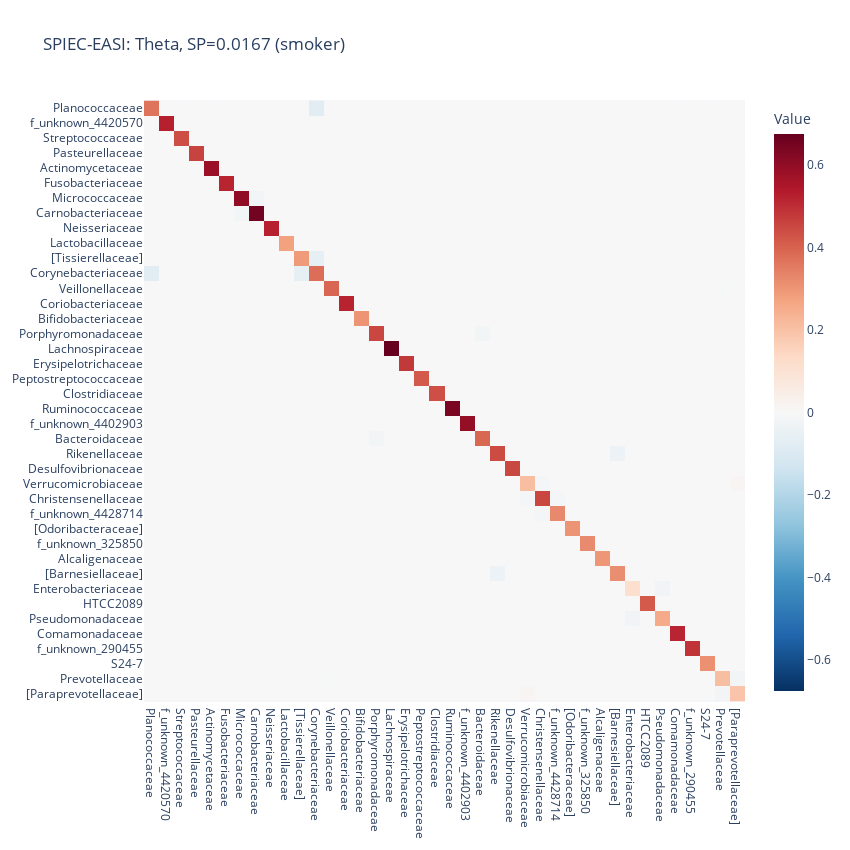
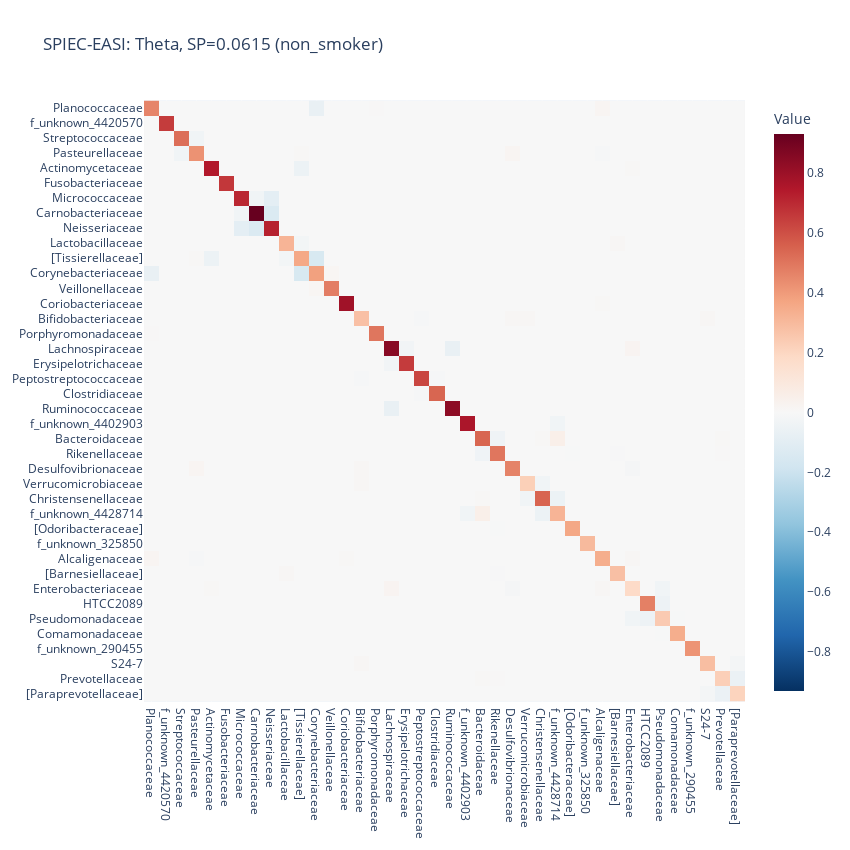

Notebook code cell kept with these figures, in order:
### Markdown cell above
### Sparse part

### Code cell
se_Theta_smoker = pd.read_csv('data/AGP/theta_smoker.csv', sep=',', index_col=0)
se_Theta_nonsmoker = pd.read_csv('data/AGP/theta_non_smoker.csv', sep=',', index_col=0)

for case, se_Theta in zip(["smoker", "non_smoker"], [se_Theta_smoker, se_Theta_nonsmoker]):
    control_counts = subsampling_results[case]["control_counts"]
    se_Theta.index, se_Theta.columns = family_names, family_names
    se_Theta = se_Theta.iloc[ordered_indices, ordered_indices]

    SP = np.round(sparsity(se_Theta), 4)

    fig = px.imshow(se_Theta,
                    color_continuous_scale='RdBu_r',
                    labels={'color': 'Value'},
                    title=f'SPIEC-EASI: Theta, SP={SP} ({case})',
                    color_continuous_midpoint=0)

    fig.update_layout(
        width=850,
        height=850,
        xaxis=dict(tickmode='array', tickvals=list(range(len(names_dict))), ticktext=[names_dict[idx] for idx in se_Theta.index.map(int)]),
        yaxis=dict(tickmode='array', tickvals=list(range(len(names_dict))), ticktext=[names_dict[idx] for idx in se_Theta.columns.map(int)])
    )

    fig.show()

### Figure 1 — Plotly figure (JSON) as saved in the notebook; plotly's stock layout.template omitted (floating-point values rounded to 4 significant figures; data arrays with more than 128 entries replaced by an {"elided": "..."} marker saying what was removed)
{"data": [{"coloraxis": "coloraxis", "hovertemplate": "x: %{x}<br>y: %{y}<br>Value: %{z}<extra></extra>", "name": "0", "type": "heatmap", "x": ["4446058", "4420570", "4425214", "4477696", "12574", "4387092", "952003", "1696853", "4396235", "128300", "505670", "1000986", "2829179", "4481613", "4347159", "4365130", "4457438", "4480861", "4409730", "4446320", "4481131", "4402903", "4468234", "4453609", "359872", "4306262", "4402605", "4428714", "4476877", "325850", "841635", "175844", "4448331", "710275", "1071450", "1117593", "290455", "177679", "4436552", "165118"], "xaxis": "x", "y": ["4446058", "4420570", "4425214", "4477696", "12574", "4387092", "952003", "1696853", "4396235", "128300", "505670", "1000986", "2829179", "4481613", "4347159", "4365130", "4457438", "4480861", "4409730", "4446320", "4481131", "4402903", "4468234", "4453609", "359872", "4306262", "4402605", "4428714", "4476877", "325850", "841635", "175844", "4448331", "710275", "1071450", "1117593", "290455", "177679", "4436552", "165118"], "yaxis": "y", "z": {"elided": "40x40 float values"}}], "layout": {"coloraxis": {"cmid": 0, "colorbar": {"title": {"text": "Value"}}, "colorscale": [[0, "rgb(5,48,97)"], [0.1, "rgb(33,102,172)"], [0.2, "rgb(67,147,195)"], [0.3, "rgb(146,197,222)"], [0.4, "rgb(209,229,240)"], [0.5, "rgb(247,247,247)"], [0.6, "rgb(253,219,199)"], [0.7, "rgb(244,165,130)"], [0.8, "rgb(214,96,77)"], [0.9, "rgb(178,24,43)"], [1, "rgb(103,0,31)"]]}, "height": 850, "title": {"text": "SPIEC-EASI: Theta, SP=0.0167 (smoker)"}, "width": 850, "xaxis": {"anchor": "y", "constrain": "domain", "domain": [0, 1], "scaleanchor": "y", "tickmode": "array", "ticktext": ["Planococcaceae", "f_unknown_4420570", "Streptococcaceae", "Pasteurellaceae", "Actinomycetaceae", "Fusobacteriaceae", "Micrococcaceae", "Carnobacteriaceae", "Neisseriaceae", "Lactobacillaceae", "[Tissierellaceae]", "Corynebacteriaceae", "Veillonellaceae", "Coriobacteriaceae", "Bifidobacteriaceae", "Porphyromonadaceae", "Lachnospiraceae", "Erysipelotrichaceae", "Peptostreptococcaceae", "Clostridiaceae", "Ruminococcaceae", "f_unknown_4402903", "Bacteroidaceae", "Rikenellaceae", "Desulfovibrionaceae", "Verrucomicrobiaceae", "Christensenellaceae", "f_unknown_4428714", "[Odoribacteraceae]", "f_unknown_325850", "Alcaligenaceae", "[Barnesiellaceae]", "Enterobacteriaceae", "HTCC2089", "Pseudomonadaceae", "Comamonadaceae", "f_unknown_290455", "S24-7", "Prevotellaceae", "[Paraprevotellaceae]"], "tickvals": [0, 1, 2, 3, 4, 5, 6, 7, 8, 9, 10, 11, 12, 13, 14, 15, 16, 17, 18, 19, 20, 21, 22, 23, 24, 25, 26, 27, 28, 29, 30, 31, 32, 33, 34, 35, 36, 37, 38, 39]}, "yaxis": {"anchor": "x", "autorange": "reversed", "constrain": "domain", "domain": [0, 1], "tickmode": "array", "ticktext": ["Planococcaceae", "f_unknown_4420570", "Streptococcaceae", "Pasteurellaceae", "Actinomycetaceae", "Fusobacteriaceae", "Micrococcaceae", "Carnobacteriaceae", "Neisseriaceae", "Lactobacillaceae", "[Tissierellaceae]", "Corynebacteriaceae", "Veillonellaceae", "Coriobacteriaceae", "Bifidobacteriaceae", "Porphyromonadaceae", "Lachnospiraceae", "Erysipelotrichaceae", "Peptostreptococcaceae", "Clostridiaceae", "Ruminococcaceae", "f_unknown_4402903", "Bacteroidaceae", "Rikenellaceae", "Desulfovibrionaceae", "Verrucomicrobiaceae", "Christensenellaceae", "f_unknown_4428714", "[Odoribacteraceae]", "f_unknown_325850", "Alcaligenaceae", "[Barnesiellaceae]", "Enterobacteriaceae", "HTCC2089", "Pseudomonadaceae", "Comamonadaceae", "f_unknown_290455", "S24-7", "Prevotellaceae", "[Paraprevotellaceae]"], "tickvals": [0, 1, 2, 3, 4, 5, 6, 7, 8, 9, 10, 11, 12, 13, 14, 15, 16, 17, 18, 19, 20, 21, 22, 23, 24, 25, 26, 27, 28, 29, 30, 31, 32, 33, 34, 35, 36, 37, 38, 39]}}}

### Figure 2 — Plotly figure (JSON) as saved in the notebook; plotly's stock layout.template omitted (floating-point values rounded to 4 significant figures; data arrays with more than 128 entries replaced by an {"elided": "..."} marker saying what was removed)
{"data": [{"coloraxis": "coloraxis", "hovertemplate": "x: %{x}<br>y: %{y}<br>Value: %{z}<extra></extra>", "name": "0", "type": "heatmap", "x": ["4446058", "4420570", "4425214", "4477696", "12574", "4387092", "952003", "1696853", "4396235", "128300", "505670", "1000986", "2829179", "4481613", "4347159", "4365130", "4457438", "4480861", "4409730", "4446320", "4481131", "4402903", "4468234", "4453609", "359872", "4306262", "4402605", "4428714", "4476877", "325850", "841635", "175844", "4448331", "710275", "1071450", "1117593", "290455", "177679", "4436552", "165118"], "xaxis": "x", "y": ["4446058", "4420570", "4425214", "4477696", "12574", "4387092", "952003", "1696853", "4396235", "128300", "505670", "1000986", "2829179", "4481613", "4347159", "4365130", "4457438", "4480861", "4409730", "4446320", "4481131", "4402903", "4468234", "4453609", "359872", "4306262", "4402605", "4428714", "4476877", "325850", "841635", "175844", "4448331", "710275", "1071450", "1117593", "290455", "177679", "4436552", "165118"], "yaxis": "y", "z": {"elided": "40x40 float values"}}], "layout": {"coloraxis": {"cmid": 0, "colorbar": {"title": {"text": "Value"}}, "colorscale": [[0, "rgb(5,48,97)"], [0.1, "rgb(33,102,172)"], [0.2, "rgb(67,147,195)"], [0.3, "rgb(146,197,222)"], [0.4, "rgb(209,229,240)"], [0.5, "rgb(247,247,247)"], [0.6, "rgb(253,219,199)"], [0.7, "rgb(244,165,130)"], [0.8, "rgb(214,96,77)"], [0.9, "rgb(178,24,43)"], [1, "rgb(103,0,31)"]]}, "height": 850, "title": {"text": "SPIEC-EASI: Theta, SP=0.0615 (non_smoker)"}, "width": 850, "xaxis": {"anchor": "y", "constrain": "domain", "domain": [0, 1], "scaleanchor": "y", "tickmode": "array", "ticktext": ["Planococcaceae", "f_unknown_4420570", "Streptococcaceae", "Pasteurellaceae", "Actinomycetaceae", "Fusobacteriaceae", "Micrococcaceae", "Carnobacteriaceae", "Neisseriaceae", "Lactobacillaceae", "[Tissierellaceae]", "Corynebacteriaceae", "Veillonellaceae", "Coriobacteriaceae", "Bifidobacteriaceae", "Porphyromonadaceae", "Lachnospiraceae", "Erysipelotrichaceae", "Peptostreptococcaceae", "Clostridiaceae", "Ruminococcaceae", "f_unknown_4402903", "Bacteroidaceae", "Rikenellaceae", "Desulfovibrionaceae", "Verrucomicrobiaceae", "Christensenellaceae", "f_unknown_4428714", "[Odoribacteraceae]", "f_unknown_325850", "Alcaligenaceae", "[Barnesiellaceae]", "Enterobacteriaceae", "HTCC2089", "Pseudomonadaceae", "Comamonadaceae", "f_unknown_290455", "S24-7", "Prevotellaceae", "[Paraprevotellaceae]"], "tickvals": [0, 1, 2, 3, 4, 5, 6, 7, 8, 9, 10, 11, 12, 13, 14, 15, 16, 17, 18, 19, 20, 21, 22, 23, 24, 25, 26, 27, 28, 29, 30, 31, 32, 33, 34, 35, 36, 37, 38, 39]}, "yaxis": {"anchor": "x", "autorange": "reversed", "constrain": "domain", "domain": [0, 1], "tickmode": "array", "ticktext": ["Planococcaceae", "f_unknown_4420570", "Streptococcaceae", "Pasteurellaceae", "Actinomycetaceae", "Fusobacteriaceae", "Micrococcaceae", "Carnobacteriaceae", "Neisseriaceae", "Lactobacillaceae", "[Tissierellaceae]", "Corynebacteriaceae", "Veillonellaceae", "Coriobacteriaceae", "Bifidobacteriaceae", "Porphyromonadaceae", "Lachnospiraceae", "Erysipelotrichaceae", "Peptostreptococcaceae", "Clostridiaceae", "Ruminococcaceae", "f_unknown_4402903", "Bacteroidaceae", "Rikenellaceae", "Desulfovibrionaceae", "Verrucomicrobiaceae", "Christensenellaceae", "f_unknown_4428714", "[Odoribacteraceae]", "f_unknown_325850", "Alcaligenaceae", "[Barnesiellaceae]", "Enterobacteriaceae", "HTCC2089", "Pseudomonadaceae", "Comamonadaceae", "f_unknown_290455", "S24-7", "Prevotellaceae", "[Paraprevotellaceae]"], "tickvals": [0, 1, 2, 3, 4, 5, 6, 7, 8, 9, 10, 11, 12, 13, 14, 15, 16, 17, 18, 19, 20, 21, 22, 23, 24, 25, 26, 27, 28, 29, 30, 31, 32, 33, 34, 35, 36, 37, 38, 39]}}}
